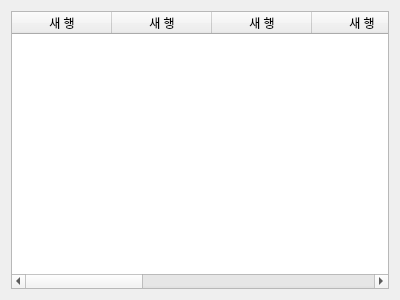
<?xml version="1.0" encoding="UTF-8"?>
<ui version="4.0">
 <class>Form</class>
 <widget class="QWidget" name="Form">
  <property name="geometry">
   <rect>
    <x>0</x>
    <y>0</y>
    <width>400</width>
    <height>300</height>
   </rect>
  </property>
  <property name="windowTitle">
   <string>Form</string>
  </property>
  <layout class="QGridLayout" name="gridLayout">
   <item row="0" column="0">
    <widget class="QTableWidget" name="tableWidget">
     <column>
      <property name="text">
       <string>새 행</string>
      </property>
     </column>
     <column>
      <property name="text">
       <string>새 행</string>
      </property>
     </column>
     <column>
      <property name="text">
       <string>새 행</string>
      </property>
     </column>
     <column>
      <property name="text">
       <string>새 행</string>
      </property>
     </column>
     <column>
      <property name="text">
       <string>새 행</string>
      </property>
     </column>
     <column>
      <property name="text">
       <string>새 행</string>
      </property>
     </column>
     <column>
      <property name="text">
       <string>새 행</string>
      </property>
     </column>
     <column>
      <property name="text">
       <string>새 행</string>
      </property>
     </column>
     <column>
      <property name="text">
       <string>새 행</string>
      </property>
     </column>
    </widget>
   </item>
  </layout>
 </widget>
 <resources/>
 <connections/>
</ui>
